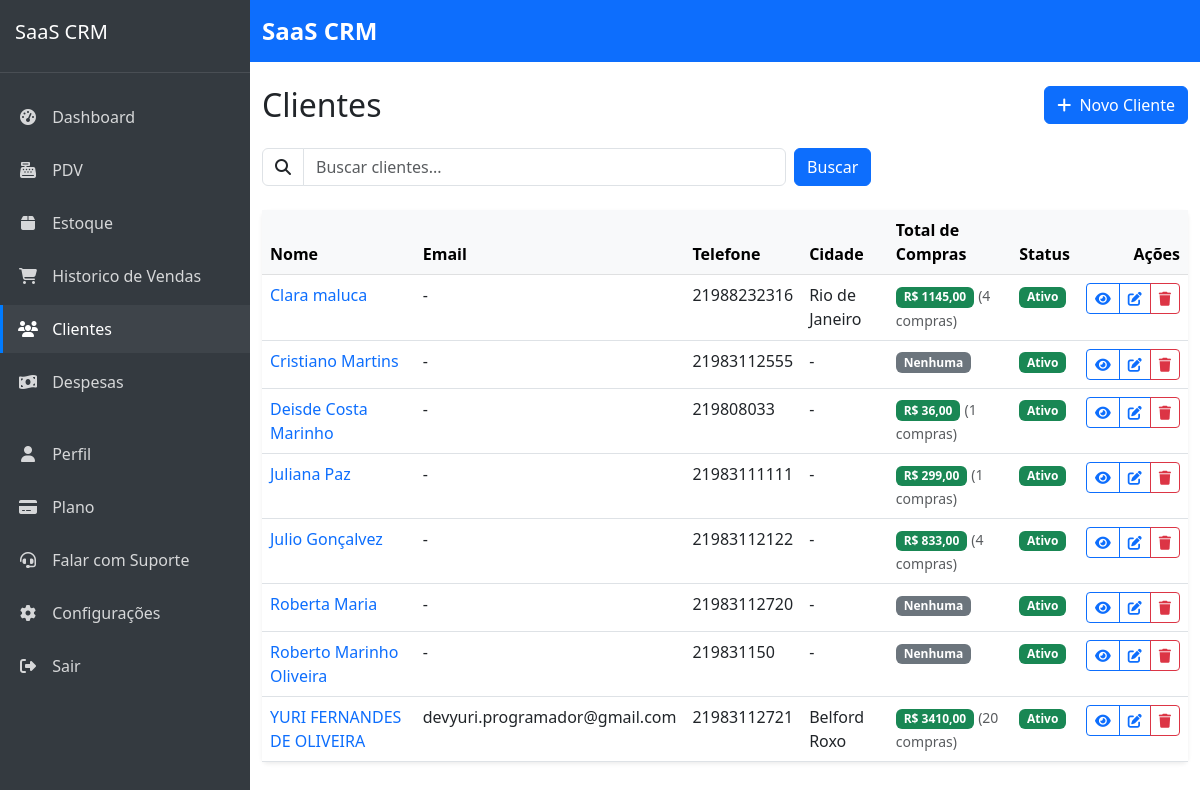
The page /sistema/clientes/ (signed in) on the database as committed earlier.
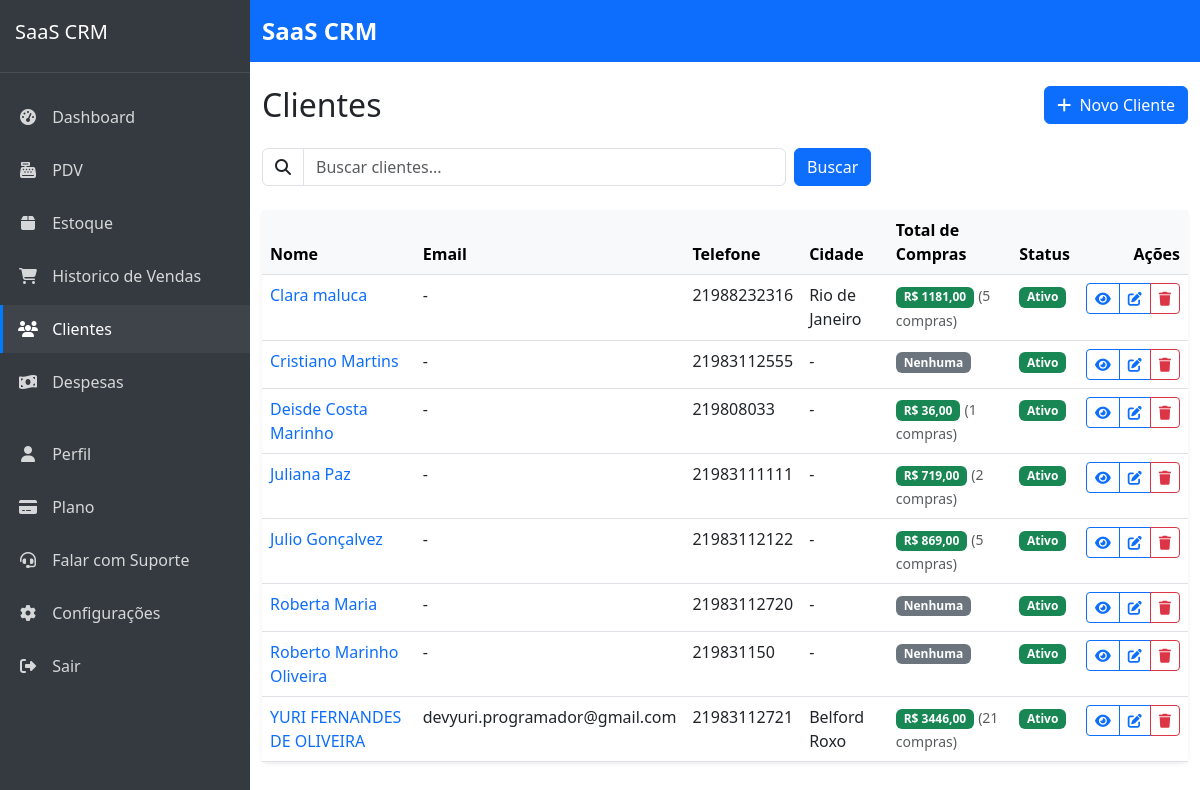
The same page on the database as committed later.
### customers/models.py (models this page shows, shortened)
class Customer(models.Model):
    company = models.ForeignKey(Company, on_delete=models.CASCADE, verbose_name='Empresa', related_name='customers')
    name = models.CharField('Nome', max_length=100)
    email = models.EmailField('E-mail', max_length=100, blank=True, null=True)
    phone = models.CharField('Telefone', max_length=20, blank=True, null=True)
    address = models.CharField('Endereço', max_length=200, blank=True, null=True)
    city = models.CharField('Cidade', max_length=100, blank=True, null=True)
    state = models.CharField('Estado', max_length=2, blank=True, null=True)
    zipcode = models.CharField('CEP', max_length=9, blank=True, null=True)
    notes = models.TextField('Observações', blank=True, null=True)
    is_active = models.BooleanField('Ativo', default=True)
    loyalty_points = models.IntegerField('Pontos de Fidelidade', default=0)
    loyalty_tier = models.ForeignKey(LoyaltyTier, on_delete=models.SET_NULL, null=True, blank=True, verbose_name='Nível de Fidelidade')
    birthday = models.DateField('Data de Nascimento', null=True, blank=True)
    created_at = models.DateTimeField('Criado em', auto_now_add=True)
    updated_at = models.DateTimeField('Atualizado em', auto_now=True)
    class Meta:
        verbose_name = 'Cliente'
        verbose_name_plural = 'Clientes'
        ordering = ['name']
        unique_together = [['company', 'email'], ['company', 'phone']]  # Prevent duplicate contacts within same company
    @property
    def total_purchases(self):
        from sales.models import Sale
        total = Sale.objects.filter(
            customer=self,
            status='paid'
        ).aggregate(
            total=Sum('total')
        )['total'] or 0
        return total
    @property
    def total_purchases_count(self):
        from sales.models import Sale
        return Sale.objects.filter(customer=self, status='paid').count()

### customers/views.py (the view, shortened to what this page needs)
# urls.py: path('', views.customer_list, name='customer_list'),
@login_required
def customer_list(request):
    query = request.GET.get('query', '')
    customers = Customer.objects.filter(company=request.user.company)
    customers = customers.order_by('name')
    paginator = Paginator(customers, 10)
    page_number = request.GET.get('page', 1)
    customers_page = paginator.get_page(page_number)
    context = {
        'customers': customers_page,
        'query': query,
    }
    return render(request, 'customers/customer_list.html', context)

### saas_crm/urls.py (called while the page is built)
    def __call__(self, request):
        if request.user.is_authenticated and request.user.is_superuser and 'impersonate_user_id' in request.session:
            user_id = request.session['impersonate_user_id']
            try:
                request.real_user = request.user
                request.user = User.objects.get(pk=user_id)
                request.is_impersonating = True
            except User.DoesNotExist:
                del request.session['impersonate_user_id']
        response = self.get_response(request)
        return response

### templates/customers/customer_list.html (shortened to what this page needs)
{% extends 'core/base.html' %}
{% load static %}
{% load humanize %}
{% block content %}
<div class="d-flex justify-content-between align-items-center mb-4">
    <h1 class="h2 mb-0">Clientes</h1>
    <a href="{% url 'customers:customer_create' %}" class="btn btn-primary">
        <i class="fas fa-plus me-1"></i> Novo Cliente
    </a>
</div>
<div class="row mb-4">
    <div class="col-md-8">
        <form method="get" class="d-flex gap-2">
            <div class="flex-grow-1">
                <div class="input-group">
                    <span class="input-group-text bg-transparent">
                        <i class="fas fa-search"></i>
                    </span>
                    <input type="text" name="query" class="form-control" placeholder="Buscar clientes..." value="{{ query }}">
                </div>
            </div>
            <button type="submit" class="btn btn-primary">Buscar</button>
        </form>
    </div>
</div>
<div class="card border-0 shadow-sm">
    <div class="card-body p-0">
        <div class="table-responsive">
            <table class="table table-hover mb-0">
                <thead class="table-light">
                    <tr>
                        <th scope="col">Nome</th>
                        <th scope="col">Email</th>
                        <th scope="col">Telefone</th>
                        <th scope="col">Cidade</th>
                        <th scope="col">Total de Compras</th>
                        <th scope="col">Status</th>
                        <th scope="col" class="text-end">Ações</th>
                    </tr>
                </thead>
                <tbody>
                    {% for customer in customers %}
                    <tr>
                        <td>
                            <a href="{% url 'customers:customer_detail' customer.id %}" class="text-decoration-none">
                                {{ customer.name }}
                            </a>
                        </td>
                        <td>{{ customer.email|default:"-" }}</td>
                        <td>{{ customer.phone|default:"-" }}</td>
                        <td>{{ customer.city|default:"-" }}</td>
                        <td>
                            {% if customer.total_purchases > 0 %}
                            <span class="badge bg-success">R$ {{ customer.total_purchases|floatformat:2 }}</span>
                            <small class="text-muted">({{ customer.total_purchases_count }} compras)</small>
                            {% else %}
                            <span class="badge bg-secondary">Nenhuma</span>
                            {% endif %}
                        </td>
                        <td>
                            {% if customer.is_active %}
                            <span class="badge bg-success">Ativo</span>
                            {% else %}
                            <span class="badge bg-danger">Inativo</span>
                            {% endif %}
                        </td>
                        <td class="text-end">
                            <div class="btn-group">
                                <a href="{% url 'customers:customer_detail' customer.id %}" class="btn btn-sm btn-outline-primary">
                                    <i class="fas fa-eye"></i>
                                </a>
                                <a href="{% url 'customers:customer_update' customer.id %}" class="btn btn-sm btn-outline-primary">
                                    <i class="fas fa-edit"></i>
                                </a>
                                <a href="{% url 'customers:customer_delete' customer.id %}" class="btn btn-sm btn-outline-danger">
                                    <i class="fas fa-trash"></i>
                                </a>
                            </div>
                        </td>
                    </tr>
                    {% empty %}
                    <tr>
                        <td colspan="7" class="text-center py-4">
                            <p class="text-muted mb-0">Nenhum cliente encontrado.</p>
                        </td>
                    </tr>
                    {% endfor %}
                </tbody>
            </table>
        </div>
    </div>
</div>
{% endblock %}

### templates/core/base.html (shortened to what this page needs)
<!DOCTYPE html>
<html lang="pt-br">
<head>
    <link href="https://cdn.jsdelivr.net/npm/bootstrap@5.3.0/dist/css/bootstrap.min.css" rel="stylesheet">
    <link rel="stylesheet" href="https://cdnjs.cloudflare.com/ajax/libs/font-awesome/6.4.0/css/all.min.css">
    <link href="https://cdn.jsdelivr.net/npm/sweetalert2@11/dist/sweetalert2.min.css" rel="stylesheet">
</head>
<body>
    <div class="main-container">
        {% if user.is_authenticated %}
        <nav id="sidebar" class="sidebar">
            <div class="sidebar-header">
                <h5>SaaS CRM</h5>
            </div>
            <ul class="sidebar-menu">
                <li class="sidebar-menu-item">
                    <a href="{% url 'dashboard:dashboard' %}" class="sidebar-menu-link {% if '/dashboard/' in request.path %}active{% endif %}">
                        <i class="fas fa-tachometer-alt"></i> Dashboard
                    </a>
                </li>
                <li class="sidebar-menu-item">
                    <a href="{% url 'sales:point_of_sale' %}" class="sidebar-menu-link {% if '/vendas/pdv/' in request.path %}active{% endif %}">
                        <i class="fas fa-cash-register"></i> PDV
                    </a>
                </li>
                <li class="sidebar-menu-item">
                    <a href="{% url 'products:product_list' %}" class="sidebar-menu-link {% if '/produtos/' in request.path %}active{% endif %}">
                        <i class="fas fa-box"></i> Estoque
                    </a>
                </li>
                <li class="sidebar-menu-item">
                    <a href="{% url 'sales:sale_list' %}" class="sidebar-menu-link {% if '/vendas/' in request.path and not '/vendas/pdv/' in request.path %}active{% endif %}">
                        <i class="fas fa-shopping-cart"></i> Historico de Vendas
                    </a>
                </li>
                <li class="sidebar-menu-item">
                    <a href="{% url 'customers:customer_list' %}" class="sidebar-menu-link {% if '/clientes/' in request.path %}active{% endif %}">
                        <i class="fas fa-users"></i> Clientes
                    </a>
                </li>
                <li class="sidebar-menu-item">
                    <a href="{% url 'dashboard:expenses' %}" class="sidebar-menu-link {% if '/dashboard/despesas/' in request.path %}active{% endif %}">
                        <i class="fas fa-money-bill-wave"></i> Despesas
                    </a>
                </li>
                <li class="sidebar-menu-item mt-4">
                    <a href="{% url 'profile' %}" class="sidebar-menu-link {% if request.path == '/perfil/' %}active{% endif %}">
                        <i class="fas fa-user"></i> Perfil
                    </a>
                </li>
                <li class="sidebar-menu-item">
                    <a href="{% url 'subscription' %}" class="sidebar-menu-link {% if request.path == '/plano/' %}active{% endif %}">
                        <i class="fas fa-credit-card"></i> Plano
                    </a>
                </li>
                <li class="sidebar-menu-item">
                    <a href="{% url 'support' %}" class="sidebar-menu-link {% if request.path == '/suporte/' %}active{% endif %}">
                        <i class="fas fa-headset"></i> Falar com Suporte
                    </a>
                </li>
                <li class="sidebar-menu-item">
                    <a href="{% url 'company_settings' %}" class="sidebar-menu-link {% if request.path == '/empresa/' %}active{% endif %}">
                        <i class="fas fa-cog"></i> Configurações
                    </a>
                </li>
                <li class="sidebar-menu-item">
                    <a href="{% url 'logout' %}" class="sidebar-menu-link">
                        <i class="fas fa-sign-out-alt"></i> Sair
                    </a>
                </li>
            </ul>
        </nav>
        {% endif %}
        <div class="content-wrapper">
            <nav class="navbar navbar-expand-lg navbar-dark bg-primary">
                <div class="container-fluid">
                    <a class="navbar-brand" href="{% url 'home' %}">SaaS CRM</a>
                </div>
            </nav>
            <div class="container-fluid py-4">
                {% block content %}{% endblock %}
            </div>
        </div>
    </div>
</body>
</html>

### templates/core/base.html (style rules this page uses)
body { display: flex; min-height: 100vh; flex-direction: column; }
.main-container { display: flex; flex: 1; }
.sidebar { width: 250px; background-color: #343a40; color: white; min-height: 100%; transition: all 0.3s; }
.sidebar-header { padding: 20px 15px; border-bottom: 1px solid rgba(255, 255, 255, 0.1); }
.sidebar-menu { padding: 0; list-style: none; margin-top: 20px; }
.sidebar-menu-item { margin-bottom: 5px; }
.sidebar-menu-link { color: rgba(255, 255, 255, 0.8); text-decoration: none; display: block; padding: 12px 15px; font-size: 16px; transition: all 0.3s; border-left: 3px solid transparent; }
.sidebar-menu-link:hover, .sidebar-menu-link.active { color: white; background-color: rgba(255, 255, 255, 0.05); border-left-color: #007bff; }
.sidebar-menu-link i { margin-right: 10px; width: 20px; text-align: center; }
.content-wrapper { flex: 1; display: flex; flex-direction: column; }
.navbar-brand { font-size: 1.5rem; font-weight: 600; }

Rows that differ between the two databases and show on the page:
changed Customer "Clara maluca": total_purchases "1145,00" → "1181,00"; total_purchases_count "4" → "5"
changed Customer "Juliana Paz": total_purchases "299,00" → "719,00"; total_purchases_count "1" → "2"
changed Customer "Julio Gonçalvez": total_purchases "833,00" → "869,00"; total_purchases_count "4" → "5"
changed Customer "YURI FERNANDES DE OLIVEIRA": total_purchases "3410,00" → "3446,00"; total_purchases_count "20" → "21"
